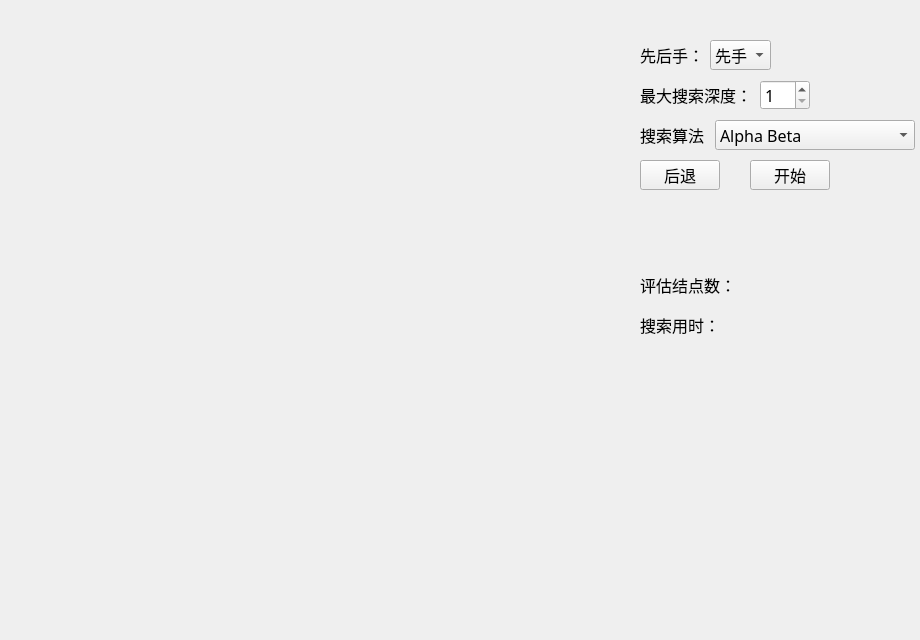
<?xml version="1.0" encoding="UTF-8"?>
<ui version="4.0">
 <class>MainWindow</class>
 <widget class="QMainWindow" name="MainWindow">
  <property name="geometry">
   <rect>
    <x>0</x>
    <y>0</y>
    <width>920</width>
    <height>640</height>
   </rect>
  </property>
  <property name="maximumSize">
   <size>
    <width>920</width>
    <height>640</height>
   </size>
  </property>
  <property name="font">
   <font>
    <family>方正黑体_GBK</family>
    <pointsize>12</pointsize>
   </font>
  </property>
  <property name="windowTitle">
   <string>BipedalBit象棋</string>
  </property>
  <property name="styleSheet">
   <string notr="true"/>
  </property>
  <widget class="QWidget" name="centralWidget">
   <widget class="ClickableLabel" name="label_board">
    <property name="geometry">
     <rect>
      <x>20</x>
      <y>20</y>
      <width>600</width>
      <height>600</height>
     </rect>
    </property>
    <property name="styleSheet">
     <string notr="true">image: url(:/img/board.jpg);</string>
    </property>
    <property name="text">
     <string/>
    </property>
   </widget>
   <widget class="ClickableLabel" name="label_B_ROOK1">
    <property name="geometry">
     <rect>
      <x>59</x>
      <y>30</y>
      <width>50</width>
      <height>50</height>
     </rect>
    </property>
    <property name="styleSheet">
     <string notr="true">image: url(:/img/B_ROOK.png);</string>
    </property>
    <property name="text">
     <string/>
    </property>
   </widget>
   <widget class="ClickableLabel" name="label_B_ROOK2">
    <property name="geometry">
     <rect>
      <x>531</x>
      <y>30</y>
      <width>50</width>
      <height>50</height>
     </rect>
    </property>
    <property name="styleSheet">
     <string notr="true">image: url(:/img/B_ROOK.png);</string>
    </property>
    <property name="text">
     <string/>
    </property>
   </widget>
   <widget class="ClickableLabel" name="label_B_KNIGHT1">
    <property name="geometry">
     <rect>
      <x>118</x>
      <y>30</y>
      <width>50</width>
      <height>50</height>
     </rect>
    </property>
    <property name="styleSheet">
     <string notr="true">image: url(:/img/B_KNIGHT.png);</string>
    </property>
    <property name="text">
     <string/>
    </property>
   </widget>
   <widget class="ClickableLabel" name="label_B_KNIGHT2">
    <property name="geometry">
     <rect>
      <x>472</x>
      <y>30</y>
      <width>50</width>
      <height>50</height>
     </rect>
    </property>
    <property name="styleSheet">
     <string notr="true">image: url(:/img/B_KNIGHT.png);</string>
    </property>
    <property name="text">
     <string/>
    </property>
   </widget>
   <widget class="ClickableLabel" name="label_B_ELEPHANT1">
    <property name="geometry">
     <rect>
      <x>177</x>
      <y>30</y>
      <width>50</width>
      <height>50</height>
     </rect>
    </property>
    <property name="styleSheet">
     <string notr="true">image: url(:/img/B_ELEPHANT.png);</string>
    </property>
    <property name="text">
     <string/>
    </property>
   </widget>
   <widget class="ClickableLabel" name="label_B_ELEPHANT2">
    <property name="geometry">
     <rect>
      <x>413</x>
      <y>30</y>
      <width>50</width>
      <height>50</height>
     </rect>
    </property>
    <property name="styleSheet">
     <string notr="true">image: url(:/img/B_ELEPHANT.png);</string>
    </property>
    <property name="text">
     <string/>
    </property>
   </widget>
   <widget class="ClickableLabel" name="label_B_MANDARIN1">
    <property name="geometry">
     <rect>
      <x>236</x>
      <y>30</y>
      <width>50</width>
      <height>50</height>
     </rect>
    </property>
    <property name="styleSheet">
     <string notr="true">image: url(:/img/B_MANDARIN.png);</string>
    </property>
    <property name="text">
     <string/>
    </property>
   </widget>
   <widget class="ClickableLabel" name="label_B_MANDARIN2">
    <property name="geometry">
     <rect>
      <x>354</x>
      <y>30</y>
      <width>50</width>
      <height>50</height>
     </rect>
    </property>
    <property name="styleSheet">
     <string notr="true">image: url(:/img/B_MANDARIN.png);</string>
    </property>
    <property name="text">
     <string/>
    </property>
   </widget>
   <widget class="ClickableLabel" name="label_B_KING">
    <property name="geometry">
     <rect>
      <x>295</x>
      <y>30</y>
      <width>50</width>
      <height>50</height>
     </rect>
    </property>
    <property name="styleSheet">
     <string notr="true">image: url(:/img/B_KING.png);</string>
    </property>
    <property name="text">
     <string/>
    </property>
   </widget>
   <widget class="ClickableLabel" name="label_B_CANNON1">
    <property name="geometry">
     <rect>
      <x>118</x>
      <y>148</y>
      <width>50</width>
      <height>50</height>
     </rect>
    </property>
    <property name="styleSheet">
     <string notr="true">image: url(:/img/B_CANNON.png);</string>
    </property>
    <property name="text">
     <string/>
    </property>
   </widget>
   <widget class="ClickableLabel" name="label_B_CANNON2">
    <property name="geometry">
     <rect>
      <x>472</x>
      <y>148</y>
      <width>50</width>
      <height>50</height>
     </rect>
    </property>
    <property name="styleSheet">
     <string notr="true">image: url(:/img/B_CANNON.png);</string>
    </property>
    <property name="text">
     <string/>
    </property>
   </widget>
   <widget class="ClickableLabel" name="label_B_PAWN1">
    <property name="geometry">
     <rect>
      <x>59</x>
      <y>207</y>
      <width>50</width>
      <height>50</height>
     </rect>
    </property>
    <property name="styleSheet">
     <string notr="true">image: url(:/img/B_PAWN.png);</string>
    </property>
    <property name="text">
     <string/>
    </property>
   </widget>
   <widget class="ClickableLabel" name="label_B_PAWN2">
    <property name="geometry">
     <rect>
      <x>177</x>
      <y>207</y>
      <width>50</width>
      <height>50</height>
     </rect>
    </property>
    <property name="styleSheet">
     <string notr="true">image: url(:/img/B_PAWN.png);</string>
    </property>
    <property name="text">
     <string/>
    </property>
   </widget>
   <widget class="ClickableLabel" name="label_B_PAWN3">
    <property name="geometry">
     <rect>
      <x>295</x>
      <y>207</y>
      <width>50</width>
      <height>50</height>
     </rect>
    </property>
    <property name="styleSheet">
     <string notr="true">image: url(:/img/B_PAWN.png);</string>
    </property>
    <property name="text">
     <string/>
    </property>
   </widget>
   <widget class="ClickableLabel" name="label_B_PAWN4">
    <property name="geometry">
     <rect>
      <x>413</x>
      <y>207</y>
      <width>50</width>
      <height>50</height>
     </rect>
    </property>
    <property name="styleSheet">
     <string notr="true">image: url(:/img/B_PAWN.png);</string>
    </property>
    <property name="text">
     <string/>
    </property>
   </widget>
   <widget class="ClickableLabel" name="label_B_PAWN5">
    <property name="geometry">
     <rect>
      <x>531</x>
      <y>207</y>
      <width>50</width>
      <height>50</height>
     </rect>
    </property>
    <property name="styleSheet">
     <string notr="true">image: url(:/img/B_PAWN.png);</string>
    </property>
    <property name="text">
     <string/>
    </property>
   </widget>
   <widget class="ClickableLabel" name="label_R_PAWN1">
    <property name="geometry">
     <rect>
      <x>59</x>
      <y>384</y>
      <width>50</width>
      <height>50</height>
     </rect>
    </property>
    <property name="styleSheet">
     <string notr="true">image: url(:/img/R_PAWN.png);</string>
    </property>
    <property name="text">
     <string/>
    </property>
   </widget>
   <widget class="ClickableLabel" name="label_R_PAWN2">
    <property name="geometry">
     <rect>
      <x>177</x>
      <y>384</y>
      <width>50</width>
      <height>50</height>
     </rect>
    </property>
    <property name="styleSheet">
     <string notr="true">image: url(:/img/R_PAWN.png);</string>
    </property>
    <property name="text">
     <string/>
    </property>
   </widget>
   <widget class="ClickableLabel" name="label_R_PAWN3">
    <property name="geometry">
     <rect>
      <x>295</x>
      <y>384</y>
      <width>50</width>
      <height>50</height>
     </rect>
    </property>
    <property name="styleSheet">
     <string notr="true">image: url(:/img/R_PAWN.png);</string>
    </property>
    <property name="text">
     <string/>
    </property>
   </widget>
   <widget class="ClickableLabel" name="label_R_PAWN4">
    <property name="geometry">
     <rect>
      <x>413</x>
      <y>384</y>
      <width>50</width>
      <height>50</height>
     </rect>
    </property>
    <property name="styleSheet">
     <string notr="true">image: url(:/img/R_PAWN.png);</string>
    </property>
    <property name="text">
     <string/>
    </property>
   </widget>
   <widget class="ClickableLabel" name="label_R_PAWN5">
    <property name="geometry">
     <rect>
      <x>531</x>
      <y>384</y>
      <width>50</width>
      <height>50</height>
     </rect>
    </property>
    <property name="styleSheet">
     <string notr="true">image: url(:/img/R_PAWN.png);</string>
    </property>
    <property name="text">
     <string/>
    </property>
   </widget>
   <widget class="ClickableLabel" name="label_R_CANNON1">
    <property name="geometry">
     <rect>
      <x>118</x>
      <y>443</y>
      <width>50</width>
      <height>50</height>
     </rect>
    </property>
    <property name="styleSheet">
     <string notr="true">image: url(:/img/R_CANNON.png);</string>
    </property>
    <property name="text">
     <string/>
    </property>
   </widget>
   <widget class="ClickableLabel" name="label_R_CANNON2">
    <property name="geometry">
     <rect>
      <x>472</x>
      <y>443</y>
      <width>50</width>
      <height>50</height>
     </rect>
    </property>
    <property name="styleSheet">
     <string notr="true">image: url(:/img/R_CANNON.png);</string>
    </property>
    <property name="text">
     <string/>
    </property>
   </widget>
   <widget class="ClickableLabel" name="label_R_ROOK1">
    <property name="geometry">
     <rect>
      <x>59</x>
      <y>561</y>
      <width>50</width>
      <height>50</height>
     </rect>
    </property>
    <property name="styleSheet">
     <string notr="true">image: url(:/img/R_ROOK.png);</string>
    </property>
    <property name="text">
     <string/>
    </property>
   </widget>
   <widget class="ClickableLabel" name="label_R_ROOK2">
    <property name="geometry">
     <rect>
      <x>531</x>
      <y>561</y>
      <width>50</width>
      <height>50</height>
     </rect>
    </property>
    <property name="styleSheet">
     <string notr="true">image: url(:/img/R_ROOK.png);</string>
    </property>
    <property name="text">
     <string/>
    </property>
   </widget>
   <widget class="ClickableLabel" name="label_R_KNIGHT1">
    <property name="geometry">
     <rect>
      <x>118</x>
      <y>561</y>
      <width>50</width>
      <height>50</height>
     </rect>
    </property>
    <property name="styleSheet">
     <string notr="true">image: url(:/img/R_KNIGHT.png);</string>
    </property>
    <property name="text">
     <string/>
    </property>
   </widget>
   <widget class="ClickableLabel" name="label_R_KNIGHT2">
    <property name="geometry">
     <rect>
      <x>472</x>
      <y>561</y>
      <width>50</width>
      <height>50</height>
     </rect>
    </property>
    <property name="styleSheet">
     <string notr="true">image: url(:/img/R_KNIGHT.png);</string>
    </property>
    <property name="text">
     <string/>
    </property>
   </widget>
   <widget class="ClickableLabel" name="label_R_ELEPHANT1">
    <property name="geometry">
     <rect>
      <x>177</x>
      <y>561</y>
      <width>50</width>
      <height>50</height>
     </rect>
    </property>
    <property name="styleSheet">
     <string notr="true">image: url(:/img/R_ELEPHANT.png);</string>
    </property>
    <property name="text">
     <string/>
    </property>
   </widget>
   <widget class="ClickableLabel" name="label_R_ELEPHANT2">
    <property name="geometry">
     <rect>
      <x>413</x>
      <y>561</y>
      <width>50</width>
      <height>50</height>
     </rect>
    </property>
    <property name="styleSheet">
     <string notr="true">image: url(:/img/R_ELEPHANT.png);</string>
    </property>
    <property name="text">
     <string/>
    </property>
   </widget>
   <widget class="ClickableLabel" name="label_R_MANDARIN1">
    <property name="geometry">
     <rect>
      <x>236</x>
      <y>561</y>
      <width>50</width>
      <height>50</height>
     </rect>
    </property>
    <property name="styleSheet">
     <string notr="true">image: url(:/img/R_MANDARIN.png);</string>
    </property>
    <property name="text">
     <string/>
    </property>
   </widget>
   <widget class="ClickableLabel" name="label_R_MANDARIN2">
    <property name="geometry">
     <rect>
      <x>354</x>
      <y>561</y>
      <width>50</width>
      <height>50</height>
     </rect>
    </property>
    <property name="styleSheet">
     <string notr="true">image: url(:/img/R_MANDARIN.png);</string>
    </property>
    <property name="text">
     <string/>
    </property>
   </widget>
   <widget class="ClickableLabel" name="label_R_KING">
    <property name="geometry">
     <rect>
      <x>295</x>
      <y>561</y>
      <width>50</width>
      <height>50</height>
     </rect>
    </property>
    <property name="focusPolicy">
     <enum>Qt::NoFocus</enum>
    </property>
    <property name="styleSheet">
     <string notr="true">image: url(:/img/R_KING.png);</string>
    </property>
    <property name="text">
     <string/>
    </property>
   </widget>
   <widget class="QLabel" name="label_select">
    <property name="geometry">
     <rect>
      <x>52</x>
      <y>23</y>
      <width>64</width>
      <height>64</height>
     </rect>
    </property>
    <property name="styleSheet">
     <string notr="true">image: url(:/img/select.png);</string>
    </property>
    <property name="text">
     <string/>
    </property>
   </widget>
   <widget class="QComboBox" name="comboBox_first">
    <property name="geometry">
     <rect>
      <x>710</x>
      <y>40</y>
      <width>61</width>
      <height>30</height>
     </rect>
    </property>
    <item>
     <property name="text">
      <string>先手</string>
     </property>
    </item>
    <item>
     <property name="text">
      <string>后手</string>
     </property>
    </item>
   </widget>
   <widget class="QLabel" name="label">
    <property name="geometry">
     <rect>
      <x>640</x>
      <y>40</y>
      <width>60</width>
      <height>30</height>
     </rect>
    </property>
    <property name="text">
     <string>先后手：</string>
    </property>
   </widget>
   <widget class="QLabel" name="label_2">
    <property name="geometry">
     <rect>
      <x>640</x>
      <y>80</y>
      <width>110</width>
      <height>30</height>
     </rect>
    </property>
    <property name="text">
     <string>最大搜索深度：</string>
    </property>
   </widget>
   <widget class="QSpinBox" name="spinBox_max_depth">
    <property name="geometry">
     <rect>
      <x>760</x>
      <y>80</y>
      <width>50</width>
      <height>30</height>
     </rect>
    </property>
    <property name="minimum">
     <number>1</number>
    </property>
   </widget>
   <widget class="QLabel" name="label_3">
    <property name="geometry">
     <rect>
      <x>640</x>
      <y>120</y>
      <width>70</width>
      <height>30</height>
     </rect>
    </property>
    <property name="text">
     <string>搜索算法：</string>
    </property>
   </widget>
   <widget class="QComboBox" name="comboBox_algorithm">
    <property name="geometry">
     <rect>
      <x>715</x>
      <y>120</y>
      <width>200</width>
      <height>30</height>
     </rect>
    </property>
    <item>
     <property name="text">
      <string>Alpha Beta</string>
     </property>
    </item>
    <item>
     <property name="text">
      <string>MTD(f)</string>
     </property>
    </item>
   </widget>
   <widget class="QPushButton" name="pushButton_back">
    <property name="enabled">
     <bool>true</bool>
    </property>
    <property name="geometry">
     <rect>
      <x>640</x>
      <y>160</y>
      <width>80</width>
      <height>30</height>
     </rect>
    </property>
    <property name="text">
     <string>后退</string>
    </property>
   </widget>
   <widget class="QPushButton" name="pushButton_start">
    <property name="geometry">
     <rect>
      <x>750</x>
      <y>160</y>
      <width>80</width>
      <height>30</height>
     </rect>
    </property>
    <property name="text">
     <string>开始</string>
    </property>
   </widget>
   <widget class="QLabel" name="label_4">
    <property name="geometry">
     <rect>
      <x>640</x>
      <y>270</y>
      <width>100</width>
      <height>30</height>
     </rect>
    </property>
    <property name="text">
     <string>评估结点数：</string>
    </property>
   </widget>
   <widget class="QLabel" name="label_5">
    <property name="geometry">
     <rect>
      <x>640</x>
      <y>310</y>
      <width>80</width>
      <height>30</height>
     </rect>
    </property>
    <property name="text">
     <string>搜索用时：</string>
    </property>
   </widget>
   <widget class="QLabel" name="label_search_cnt">
    <property name="geometry">
     <rect>
      <x>760</x>
      <y>270</y>
      <width>100</width>
      <height>30</height>
     </rect>
    </property>
    <property name="text">
     <string/>
    </property>
   </widget>
   <widget class="QLabel" name="label_search_time">
    <property name="geometry">
     <rect>
      <x>760</x>
      <y>310</y>
      <width>100</width>
      <height>30</height>
     </rect>
    </property>
    <property name="text">
     <string/>
    </property>
   </widget>
   <widget class="QLabel" name="label_first">
    <property name="geometry">
     <rect>
      <x>800</x>
      <y>40</y>
      <width>100</width>
      <height>30</height>
     </rect>
    </property>
    <property name="text">
     <string/>
    </property>
   </widget>
   <widget class="QLabel" name="label_searching">
    <property name="geometry">
     <rect>
      <x>640</x>
      <y>230</y>
      <width>30</width>
      <height>30</height>
     </rect>
    </property>
    <property name="styleSheet">
     <string notr="true"/>
    </property>
    <property name="text">
     <string/>
    </property>
   </widget>
   <widget class="QLabel" name="label_win">
    <property name="geometry">
     <rect>
      <x>640</x>
      <y>360</y>
      <width>100</width>
      <height>40</height>
     </rect>
    </property>
    <property name="font">
     <font>
      <pointsize>20</pointsize>
     </font>
    </property>
    <property name="text">
     <string/>
    </property>
   </widget>
   <zorder>label_board</zorder>
   <zorder>label_select</zorder>
   <zorder>label_B_ROOK1</zorder>
   <zorder>label_B_ROOK2</zorder>
   <zorder>label_B_KNIGHT1</zorder>
   <zorder>label_B_KNIGHT2</zorder>
   <zorder>label_B_ELEPHANT1</zorder>
   <zorder>label_B_ELEPHANT2</zorder>
   <zorder>label_B_MANDARIN1</zorder>
   <zorder>label_B_MANDARIN2</zorder>
   <zorder>label_B_KING</zorder>
   <zorder>label_B_CANNON1</zorder>
   <zorder>label_B_CANNON2</zorder>
   <zorder>label_B_PAWN1</zorder>
   <zorder>label_B_PAWN2</zorder>
   <zorder>label_B_PAWN3</zorder>
   <zorder>label_B_PAWN4</zorder>
   <zorder>label_B_PAWN5</zorder>
   <zorder>label_R_PAWN1</zorder>
   <zorder>label_R_PAWN2</zorder>
   <zorder>label_R_PAWN3</zorder>
   <zorder>label_R_PAWN4</zorder>
   <zorder>label_R_PAWN5</zorder>
   <zorder>label_R_CANNON1</zorder>
   <zorder>label_R_CANNON2</zorder>
   <zorder>label_R_ROOK1</zorder>
   <zorder>label_R_ROOK2</zorder>
   <zorder>label_R_KNIGHT1</zorder>
   <zorder>label_R_KNIGHT2</zorder>
   <zorder>label_R_ELEPHANT1</zorder>
   <zorder>label_R_ELEPHANT2</zorder>
   <zorder>label_R_MANDARIN1</zorder>
   <zorder>label_R_MANDARIN2</zorder>
   <zorder>label_R_KING</zorder>
   <zorder>comboBox_first</zorder>
   <zorder>label</zorder>
   <zorder>label_2</zorder>
   <zorder>spinBox_max_depth</zorder>
   <zorder>label_3</zorder>
   <zorder>comboBox_algorithm</zorder>
   <zorder>pushButton_back</zorder>
   <zorder>pushButton_start</zorder>
   <zorder>label_4</zorder>
   <zorder>label_5</zorder>
   <zorder>label_search_cnt</zorder>
   <zorder>label_search_time</zorder>
   <zorder>label_first</zorder>
   <zorder>label_searching</zorder>
   <zorder>label_win</zorder>
  </widget>
 </widget>
 <layoutdefault spacing="6" margin="11"/>
 <customwidgets>
  <customwidget>
   <class>ClickableLabel</class>
   <extends>QLabel</extends>
   <header>clickablelabel.h</header>
   <slots>
    <signal>clicked()</signal>
    <signal>clicked(QPoint)</signal>
   </slots>
  </customwidget>
 </customwidgets>
 <resources/>
 <connections/>
</ui>
